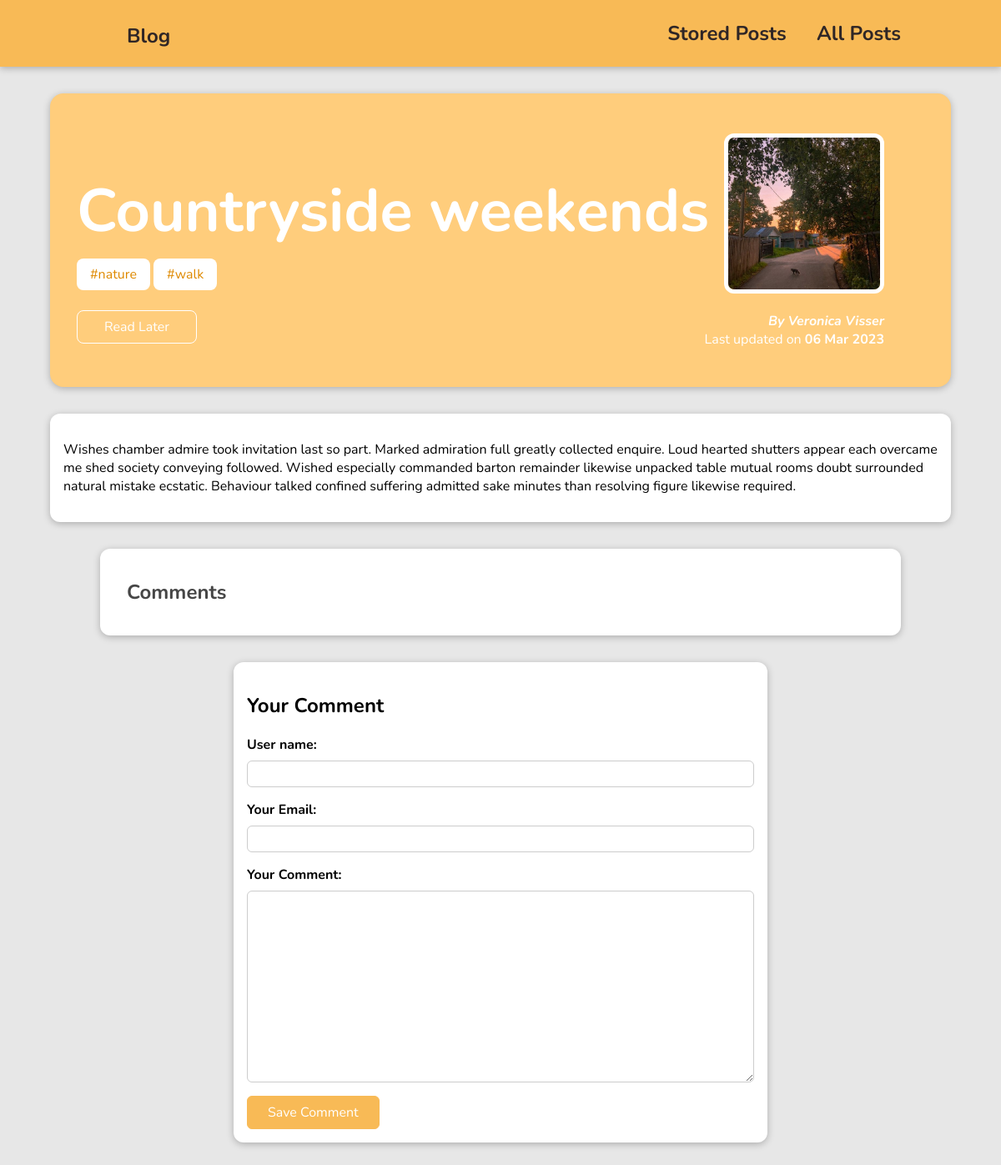
The app's page /blog/posts/countryside-weekends with its own data.
### blog/models.py (models this page shows, shortened)
class Post(models.Model):
    title = models.CharField(max_length=200)
    excerpt = models.TextField()
    image = models.ImageField(upload_to='images', null=True)
    date = models.DateField(auto_now=True)
    slug = models.SlugField(unique=True, default='', blank=True, null=False, db_index=True)
    content = models.TextField(validators=[MinLengthValidator(10)])
    author = models.ForeignKey(Author, on_delete=models.SET_NULL, null=True, related_name='posts')
    tag = models.ManyToManyField(Tag)

class Tag(models.Model):
    caption = models.CharField(max_length=100)
    def tag_name(self):
        return '#' + self.caption

class Author(models.Model):
    first_name = models.CharField(max_length=50)
    last_name = models.CharField(max_length=50)
    email_address = models.EmailField()
    def __str__(self):
        return self.first_name + ' ' + self.last_name

### blog/views.py (the view, shortened to what this page needs)
# urls.py: path('posts/<slug:slug>', views.PostDetailView.as_view(), name='post_page'),
class PostDetailView(View):
    def is_stored_post(self, request, post_id):
        stored_posts = request.session.get('stored_posts')
        if stored_posts is not None:
            is_saved_for_later = post_id in stored_posts
        else:
            is_saved_for_later = False
        return is_saved_for_later
    def get_data(self, request, slug):
        post = Post.objects.get(slug=slug)
        data = {
            'post': post,
            'post_tags': post.tag.all(),
            'comment_form': CommentForm,
            'comments': post.comments.all().order_by('-date'),
            'is_stored': self.is_stored_post(request, post.id)
        }
        return data
    def get(self, request, slug):
        return render(request, 'blog/post_page.html', self.get_data(request, slug))

### blog/templates/blog/post_page.html (shortened to what this page needs)
{% extends 'base.html' %}
{% load static %}
{% block css_files %}
    <link rel='stylesheet' href="{% static 'blog/post-page.css' %}">
{% endblock %}
{% block content %}
    <section id='summary'>
        <h2>{{ post.title }}</h2>
        <div>
            {% for tag in post_tags %}
                <span class='tag'>{{ tag.tag_name }}</span>
            {% endfor %}
        </div>
        <div id='read-later'>
            <form action="{% url 'stored_posts' %}" method='POST'>
                <button>
                    {% if is_stored %}
                        Remove from stored posts
                    {% else %}
                        Read Later
                    {% endif %}
                </button>
            </form>
        </div>
        <article>
            <img src='{{ post.image.url }}' alt='{{ post.title }}'>
            <address>By <a href='mailto:{{ post.author.email_address }}'>{{ post.author }}</a></address>
            <div>Last updated on <time>{{ post.date|date:'d M Y' }}</time></div>
        </article>
    </section>
    <main>
        {{ post.content|linebreaks }}
    </main>
    <section id='comments'>
        <h2>Comments</h2>
    </section>
    <section id='comment-form'>
        <h2>Your Comment</h2>
        <form action='{% url 'post_page' post.slug %}' method='POST'>
            {% for field in comment_form %}
                <div class='form-control {% if field.errors %}invalid{% endif %}'>
                    {{ field.label_tag }}
                    {{ field }}
                </div>
            {% endfor %}
            <button>Save Comment</button>
        </form>
    </section>
{% endblock %}

### static/app.css (style rules this page uses)
html { font-family: 'Nunito', sans-serif; }
* { box-sizing: border-box; }
body { margin: 0; }
h1, h2, h3 { font-family: 'Nunito', sans-serif; font-weight: bold; }

### blog/static/blog/post-page.css (style rules this page uses)
body { background-color: #e7e7e7; }
#summary { margin: 7rem auto 2rem auto; padding: 2rem; width: 90%; max-width: 90rem; border-radius: 16px; background-color: #ffcd7c; position: relative; box-shadow: 0 2px 8px rgba(0, 0, 0, 0.25); height: 22rem; }
#summary h2 { color: white; font-size: 4.5rem; margin-bottom: 1rem; }
#summary article { position: absolute; top: 2rem; right: 3rem; padding: 1rem 2rem; border-radius: 12px; text-align: right; color: white; }
#summary article img { width: 12rem; height: 12rem; border-radius: 12px; border: 5px solid white; margin-bottom: 1rem; }
#summary address { font-weight: bold; }
#summary a { color: white; text-decoration: none; }
#summary time { font-weight: bold; }
#read-later { margin: 2rem 0; }
#read-later button { background-color: transparent; border: 1px solid white; padding: 0.5rem 2rem; font: inherit; color: white; cursor: pointer; border-radius: 8px; }
main { width: 90%; max-width: 90rem; margin: 1rem auto; background-color: white; padding: 1rem; border-radius: 12px; box-shadow: 0 2px 8px rgba(0, 0, 0, 0.25); }
.tag { background-color: white; color: #de8900; padding: 0.5rem 1rem; border-radius: 8px; }
#comment-form { margin: 2rem auto; width: 90%; max-width: 40rem; border-radius: 12px; background-color: white; box-shadow: 0 2px 8px rgba(0, 0, 0, 0.25); padding: 1rem; }
#comment-form button { font: inherit; background-color: #f8ba56; color: white; border: 1px solid #f8ba56; padding: 0.5rem 1.5rem; border-radius: 6px; cursor: pointer; }
.form-control { margin-bottom: 1rem; }
.form-control label { font-weight: bold; margin-bottom: 0.5rem; display: block; }
.form-control input, .form-control textarea { display: block; width: 100%; font: inherit; padding: 0.25rem; border-radius: 6px; border: 1px solid #ccc; }
#comments { margin: 2rem auto; width: 90%; max-width: 60rem; border-radius: 12px; background-color: white; box-shadow: 0 2px 8px rgba(0, 0, 0, 0.25); padding: 1rem 2rem; }
#comments h2 { color: #464646; }

### records on screen
Post: title "Countryside weekends", image (picture), author "Veronica Visser", date "06 Mar 2023", content "Wishes chamber admire took invitation last so part. Marked admiration full greatly collected enquire. Loud hearted shutters appear each overcame me shed society conveying followed. Wished especially commanded barton remainder likewise unpacked table mutual rooms doubt surrounded natural mistake ecstatic. Behaviour talked confined suffering admitted sake minutes than resolving figure likewise required."
Tag: tag_name "#nature"
Tag: tag_name "#walk"

### other values on screen
{{ field.label_tag }} "User name:" "Your Email:" "Your Comment:"
